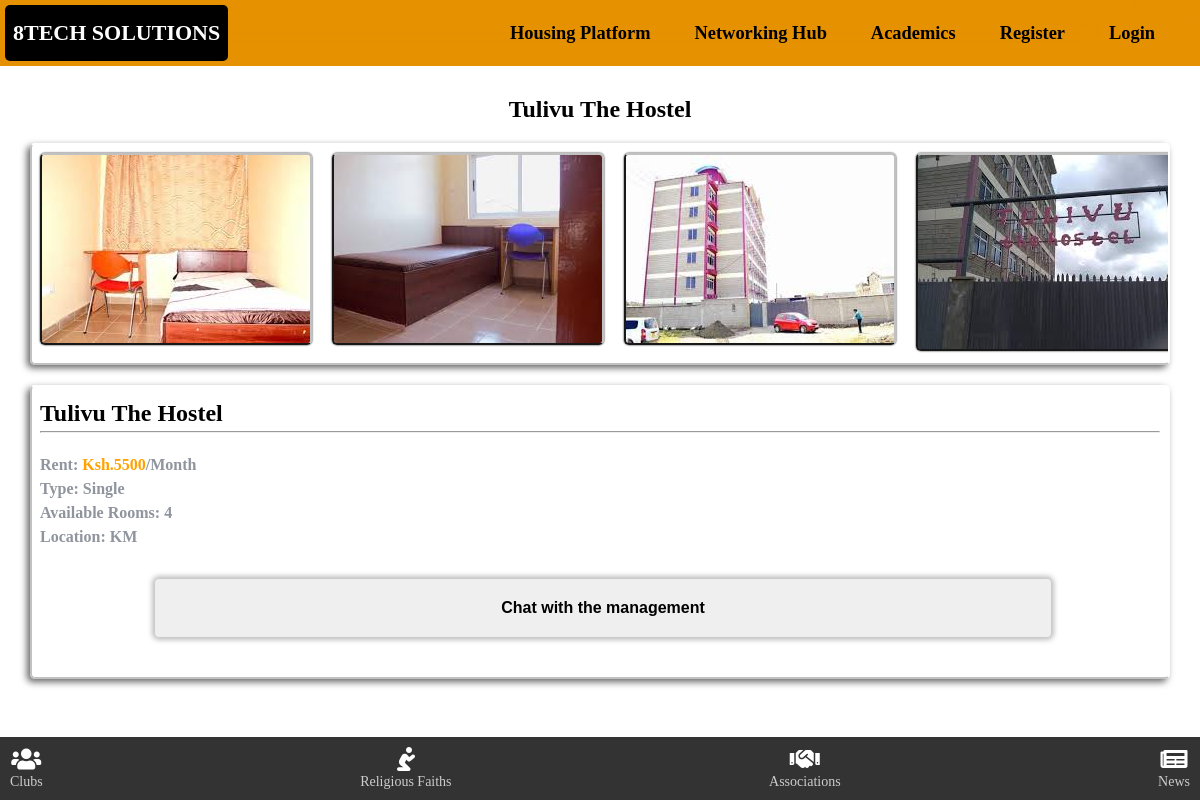
/house/1/, run on the app's committed database.
### housing/models.py (models this page shows, shortened)
class House(models.Model):
    available_rooms = models.IntegerField(default=0)
    house_image = models.ImageField(default="default.jpeg")
    house_name = models.CharField(max_length=100)
    house_type = models.CharField(max_length=100, null=True, blank=True)
    rent = models.IntegerField(null=True, blank=True)
    location = models.CharField(max_length=100, null=True, blank=True)
    description = models.TextField(null=True, blank=True)
    houseDetails = models.ManyToManyField('HouseDatails', blank=True)
    phone = models.CharField(max_length=9, default='113631232')
    officials_name = models.CharField(max_length=100, default='8Tech')

class HouseDatails(models.Model):
    name = models.CharField(max_length=100, default='House Images')
    images = models.ImageField(default="default.jpeg")

### housing/views.py (the view)
# urls.py: path('house/<str:pk>/', views.house, name='house'),
def house(request, pk):
    houseObj = House.objects.get(id=pk)
    houseDetails = houseObj.houseDetails.all()
    context = {'house': houseObj, 'houseDetails': houseDetails}
    return render(request, 'housing/house.html', context)

### housing/templates/housing/house.html (shortened to what this page needs)
{% extends "main.html" %}
{% load static %}
{% block content %}
        <div class="house">
            <h2><a href="/admin/housing/house/{{house.id}}/change/">{{house.house_name}}</a></h2>
            <div class="scroll-container">
            {% for detail in houseDetails %}
            <div class="scroll">
                <img src="{{detail.images.url}}">
            </div>
            {% endfor %}
        </div>
        <div class="house-details">
            <div class="details">
            <h2>{{house.house_name}}</h2>
            <hr>
        <div class="deta">
            <p>Rent: <span>Ksh.{{house.rent}}</span>/Month</p>
            <p>Type: {{house.house_type}}</p>
            <p>Available rooms: {{house.available_rooms}}</p>
            <p>Location: {{house.location}}</p>
        </div>
        </div>
        <div>
          <button class="btn"><a href="https://wa.me/+254{{house.phone}}?text=Hey+{{house.officials_name}},+It's+{{user.username}}+here.%0AI'm+enquring+about+vacancies+in+{{house.house_name}}." class="cart">Chat with the management</a></button>
        </div>
        </div>
    </div>
    {% endblock content %}

### templates/main.html (shortened to what this page needs)
<!DOCTYPE html>
{% load static %}
<html>
    <head>
        <link rel="stylesheet" type="text/css">
        <link rel="stylesheet" type="text/css" href="{% static 'styles/main.css' %}">
        <link rel="stylesheet" href="https://cdnjs.cloudflare.com/ajax/libs/font-awesome/5.15.3/css/all.min.css">
        <link rel="stylesheet" href="https://cdnjs.cloudflare.com/ajax/libs/font-awesome/5.15.4/css/all.min.css">
    </head>
    <body>
        {% include 'navbar.html' %}
        {% block content %}
        {% endblock content %}
        {% include "footer.html" %}
    </body>
</html>

### templates/navbar.html (shortened to what this page needs)
<header class="header">
    <a href="/" class="logo"><h2>8TECH SOLUTIONS</h2></a>
      <nav class="navbar">
          {% if user.is_authenticated %}
                <a href="{% url 'students' %}" style="--i:0;">Student Guidelines</a>
                <a href="{% url 'housing' %}" style="--i:1;">Housing Platform</a>
                <a href="{% url 'networking' %}" style="--i:2;">Networking Hub</a>
                <a href="{% url 'academic' %}" style="--i:3;">Academics</a>
				<a href="/accounts/logout" style="--i:4;">Logout</a>
                {% else %}
                <a href="/accounts/login" style="--i:0;">Housing Platform</a>
                <a href="/accounts/login" style="--i:1;">Networking Hub</a>
                <a href="/accounts/login" style="--i:2;">Academics</a>
                <a href="/accounts/register" style="--i:3;">Register</a>
				<a href="/accounts/login" style="--i:4;">Login</a>
			    {% endif %}
      </nav>
  </header>

### templates/footer.html
{% load static %}
<footer class="footer">
    <ul class="footer-icons">
        {% if user.is_authenticated %}
        <li>
            <a href="/" title="Home">
                <i class="fas fa-home"></i>
                <span class="text">Home</span>
            </a>
        </li>
        <li>
            <a href="{% url 'club' %}" title="Club">
                <i class="fas fa-users"></i>
                <span class="text">Clubs</span>
            </a>
        </li>
        <li>
            <a href="{% url 'faith' %}" title="Society">
                <i class="worship-icon fas fa-pray"></i>
                <span class="text">Religions</span>
            </a>
        </li>
        <li>
            <a href="{% url 'association' %}" title="Association">
                <i class="fas fa-handshake"></i>
                <span class="text">Associations</span>
            </a>
        </li>
        <li>
            <a href="{% url 'news' %}" title="News">
                <i class="fas fa-newspaper"></i>
                <span class="text">News</span>
            </a>
        </li>
        {% else %}
        <li>
            <a href="/accounts/login" title="Club">
                <i class="fas fa-users"></i>
                <span class="text">Clubs</span>
            </a>
        </li>
        <li>
            <a href="/accounts/login" title="Society">
                <i class="worship-icon fas fa-pray"></i>
                <span class="text">Religious Faiths</span>
            </a>
        </li>
        <li>
            <a href="/accounts/login" title="Association">
                <i class="fas fa-handshake"></i>
                <span class="text">Associations</span>
            </a>
        </li>
        <li>
            <a href="{% url 'news' %}" title="News">
                <i class="fas fa-newspaper"></i>
                <span class="text">News</span>
            </a>
        </li>
        {% endif %}
    </ul>
</footer>

### static/styles/main.css (style rules this page uses)
* { margin: 0; padding: 0; box-sizing: border-box; text-decoration: none; }
.header { background: #ffa200; position: fixed; top: 0; left: 0; width: 100%; padding: 5px; display: flex; justify-content: space-between; align-items: center; z-index: 100; }
.header::before { content: ''; position: absolute; top: 0; left: 0; width: 100%; height: 100%; background: rgba(0, 0, 0, .1); backdrop-filter: blur(50px); z-index: -1; }
.header::after { content: ''; position: absolute; top: 0; left: -100%; width: 100%; height: 100%; background: linear-gradient(90deg, transparent, rgba(225, 225, 225, .4), transparent); transition: .5s; }
.logo { background: #000; color: #fff; text-decoration: none; font-weight: 700; border-radius: 5px; padding: 15px 8px; }
.logo h2 { font-family:serif; color: #fff; font-size:22px ; }
.navbar a { font-size: 1.15rem; color: #000; text-decoration: none; font-weight: 600; margin-right: 2.5rem; font-family: Serif; }
.scroll-container { display: flex; overflow-x: auto; white-space: nowrap; padding: 10px 0; margin: 10px 10px; }
.scroll-container img { border-radius: 10px; margin-right: 10px; max-height: 100px; transition: transform 0.5s ease; border-top: 2px solid #c1c1c1; border-right: 2px solid #c1c1c1; border-bottom: 2px solid #181818; border-left: 2px solid #181818; box-shadow: 0px 0px 2px #030303, inset 0px -2px 1px #2e2e2e; }
.footer-icons li a .text { font-size: 14px; display: block; color: #ccc; }
.footer { position: fixed; left: 0; bottom: 0; width: 100%; background-color: #333; color: white; text-align: center; padding: 10px 0; }
.footer-icons { list-style: none; padding: 0; margin: 0; display: flex; justify-content: space-between; }
.footer-icons li { padding: 0 10px; text-align: center; }
.footer-icons li a { color: #fff; text-decoration: none; font-size: 24px; display: block; }

### data on the page
House: house_name "Tulivu The Hostel", rent "5500", house_type "Single", available_rooms "4", location "KM"
HouseDatails: images (picture)
HouseDatails: images (picture)
HouseDatails: images (picture)
HouseDatails: images (picture)
